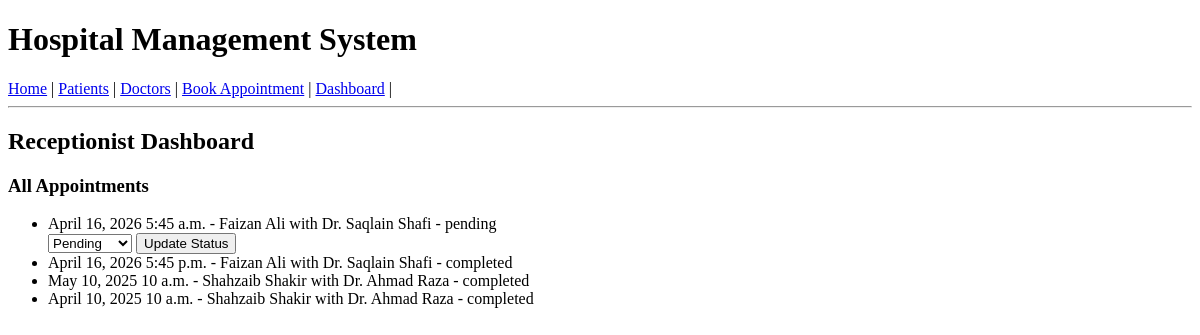
The app's page /dashboard/receptionist/, older data.
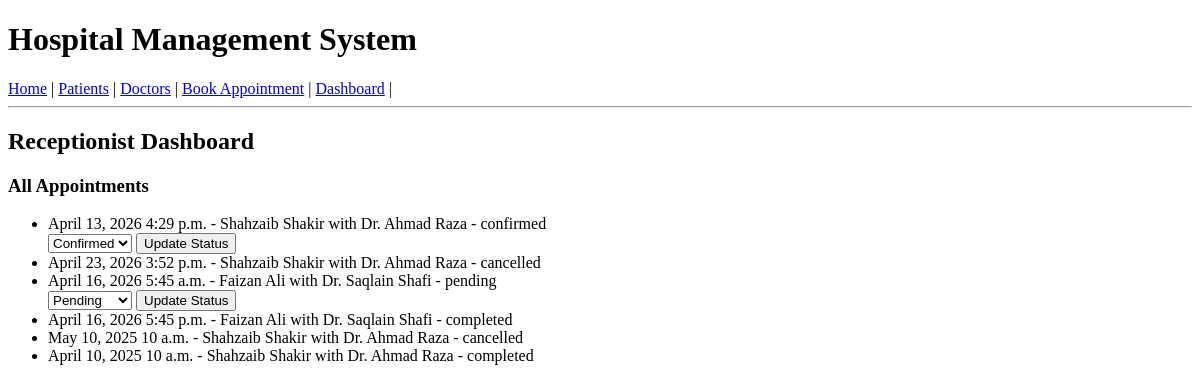
The same page, newer data.
### doctors/models.py (models this page shows, shortened)
class Appointments(models.Model):
    STATUS_CHOICES = [
        ('pending', 'Pending'),
        ('confirmed', 'Confirmed'),
        ('completed', 'Completed'),
        ('cancelled', 'Cancelled'),
    ]
    doctor=models.ForeignKey(DoctorProfile,on_delete=models.CASCADE,related_name='appointments')
    patient=models.ForeignKey(PatientProfile,on_delete=models.CASCADE,related_name='appointments')
    appointment_date = models.DateField()
    appointment_time = models.TimeField()
    status = models.CharField(max_length=20, choices=STATUS_CHOICES, default='pending')
    reason = models.TextField(null=True, blank=True)
    created_at = models.DateTimeField(auto_now_add=True)
    class Meta:
        unique_together=['doctor','appointment_time','appointment_date']

class DoctorProfile(models.Model):
    user = models.OneToOneField(User, on_delete=models.CASCADE, related_name='doctor_profile')
    specialization = models.CharField(max_length=100, null=True, blank=True)
    qualification = models.CharField(max_length=100, null=True, blank=True)
    experience_years = models.IntegerField(default=0)
    phone = models.CharField(max_length=15, null=True, blank=True)
    available_from = models.TimeField(null=True, blank=True)
    available_to = models.TimeField(null=True, blank=True)

### patients/models.py (models this page shows, shortened)
class PatientProfile(models.Model):
    user=models.OneToOneField(User,on_delete=models.CASCADE,related_name='patient_profile')
    blood_group=models.CharField(max_length=10,null=True,blank=True)
    Address=models.TextField(null=True,blank=True)
    date_of_birth = models.DateField(null=True, blank=True)
    phone = models.CharField(max_length=15, null=True, blank=True)
    emergency_contact = models.CharField(max_length=15, null=True, blank=True)

### accounts/models.py (models this page shows, shortened)
class User(AbstractUser):
    role_choices = [
        ('patient', 'Patient'),
        ('doctor', 'Doctor'),
        ('receptionist', 'Receptionist'),
        ('admin', 'Admin'),
    ]
    name = models.CharField(max_length=255)
    role = models.CharField(choices=role_choices, max_length=20, default='patient')

### hospitalmanagementsystem/views.py (the view)
# urls.py: path('dashboard/receptionist/',receptionist_dashboard,name='receptionist_dashboard'),
def receptionist_dashboard(request):
    appointments = Appointments.objects.select_related('doctor__user', 'patient__user').order_by('-created_at')
    return render(request, 'dashboards/receptionist_dashboard.html', {
        'appointments': appointments,
    })

### templates/dashboards/receptionist_dashboard.html (shortened to what this page needs)
{% extends 'base.html' %}
{% block content %}
<h2>Receptionist Dashboard</h2>
<h3>All Appointments</h3>
<ul>
  {% for appointment in appointments %}
    <li>
      {{ appointment.appointment_date }} {{ appointment.appointment_time }}
      - {{ appointment.patient.user.name }} with Dr. {{ appointment.doctor.user.name }}
      - {{ appointment.status }}
      {% if appointment.status != 'completed' and appointment.status != 'cancelled' %}
        <form method="post" action="{% url 'appointment-status-update-frontend' appointment.pk %}">
          <select name="status">
            <option value="pending" {% if appointment.status == 'pending' %}selected{% endif %}>Pending</option>
            <option value="confirmed" {% if appointment.status == 'confirmed' %}selected{% endif %}>Confirmed</option>
          </select>
          <button type="submit">Update Status</button>
        </form>
      {% endif %}
    </li>
  {% empty %}
    <li>No appointments found.</li>
  {% endfor %}
</ul>
{% endblock %}

### templates/base.html (shortened to what this page needs)
<!DOCTYPE html>
<html lang="en">
<head>
</head>
<body>
  <header>
    <h1>Hospital Management System</h1>
    <nav>
      <a href="{% url 'homepage' %}">Home</a> |
      <a href="{% url 'patients' %}">Patients</a> |
      <a href="{% url 'doctors' %}">Doctors</a> |
      <a href="{% url 'book_appointment' %}">Book Appointment</a> |
            <a href="{% url 'dashboard' %}">Dashboard</a> |
    </nav>
    <hr>
  </header>
  {% block content %}{% endblock %}
</body>
</html>

Row changes from the older to the newer data that the page shows:
added Appointments: appointment_date "April 13, 2026", appointment_time "4:29 p.m.", patient.user.name "Shahzaib Shakir", doctor.user.name "Ahmad Raza", status "confirmed", status "Confirmed"
added Appointments: appointment_date "April 23, 2026", appointment_time "3:52 p.m.", patient.user.name "Shahzaib Shakir", doctor.user.name "Ahmad Raza", status "cancelled"
changed Appointments "May 10, 2025": status "completed" → "cancelled"
